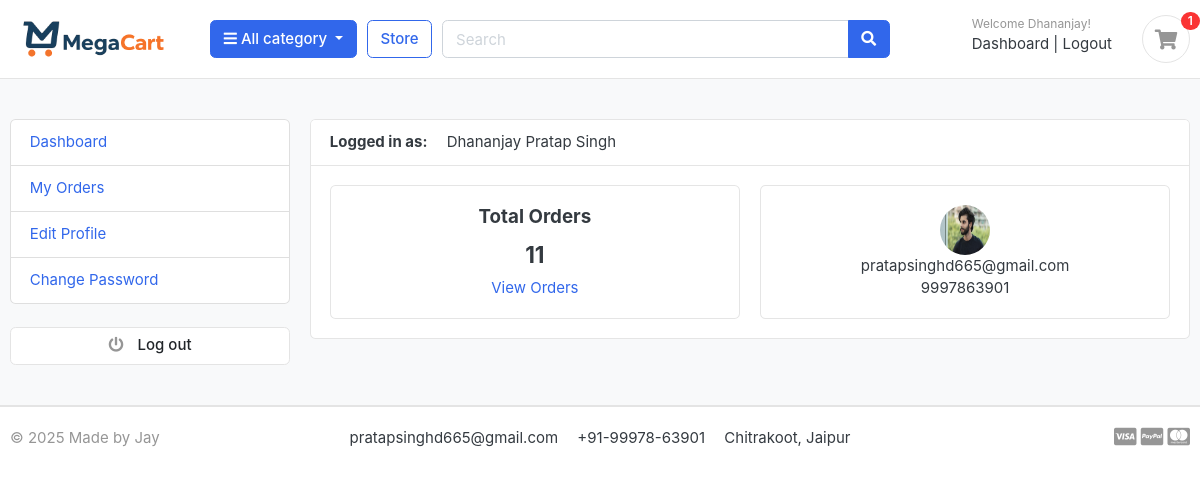
The page /accounts/dashboard/ (signed in) on the database its author committed.
### accounts/models.py (models this page shows, shortened)
class Account(AbstractBaseUser, PermissionsMixin):
    ROLE_CHOICES = (
        ('Customer', 'Customer'),
        ('Seller', 'Seller'),
        ('Admin', 'Admin'),
    )
    role = models.CharField(max_length=10, choices=ROLE_CHOICES, default='Customer')
    first_name = models.CharField(max_length=50)
    last_name = models.CharField(max_length=50)
    username = models.CharField(max_length=50, unique=True)
    email = models.EmailField(max_length=100, unique=True)
    phone_number = models.CharField(max_length=50)
    date_joined = models.DateTimeField(auto_now_add=True)
    last_login = models.DateTimeField(auto_now_add=True)
    is_admin = models.BooleanField(default=False)
    is_staff = models.BooleanField(default=False)
    is_superuser = models.BooleanField(default=False)
    is_active = models.BooleanField(default=True)
    is_superadmin = models.BooleanField(default=False)
    USERNAME_FIELD = 'email'
    REQUIRED_FIELDS = ['username', 'first_name', 'last_name']
    objects = MyAccountManager()
    def full_name(self):
        return f'{self.first_name} {self.last_name}'

class UserProfile(models.Model):
    user = models.OneToOneField(Account, on_delete=models.CASCADE)
    address_line_1 = models.CharField(blank=True, max_length=100)
    address_line_2 = models.CharField(blank=True, max_length=100)
    profile_picture = models.ImageField(upload_to='userprofile/', blank=True, default='media/default/default-user.png')
    city = models.CharField(blank=True, max_length=20)
    state = models.CharField(blank=True, max_length=20)
    country = models.CharField(blank=True, max_length=20)

### accounts/views.py (the view)
# urls.py: path('dashboard/', views.dashboard, name='dashboard'),
@login_required(login_url='login')
def dashboard(request):
    orders = Order.objects.order_by('-created_at').filter(user_id=request.user.id, is_ordered=True)
    orders_count = orders.count()
    try:
        userprofile = UserProfile.objects.get(user_id=request.user.id)
    except UserProfile.DoesNotExist:
        userprofile = None
    context = {
        'orders_count': orders_count,
        'userprofile': userprofile,
    }
    return render(request, 'accounts/dashboard.html', context)

### carts/context_processors.py (called while the page is built)
def counter(request):
    cart_count = 0
    if 'admin' in request.path:
        return {}
    else:
        try:
            cart = Cart.objects.filter(cart_id=_cart_id(request))
            if request.user.is_authenticated:
                cart_items = CartItem.objects.all().filter(user=request.user)
            else:
                cart_items = CartItem.objects.all().filter(cart=cart[:1])
            for cart_item in cart_items:
                cart_count += cart_item.quantity
        except Cart.DoesNotExist:
            cart_count = 0
    return dict(cart_count=cart_count)

### carts/views.py (called while the page is built)
def _cart_id(request):
    cart = request.session.session_key
    if not cart:
        cart = request.session.create()
    return cart

### category/context_processors.py (called while the page is built)
def menu_links(request):
    links = Category.objects.all()
    return dict(links=links)

### category/models.py (called while the page is built)
    def get_url(self):
        return reverse('products_by_category', args=[self.slug])

### templates/accounts/dashboard.html (shortened to what this page needs)
{% extends 'base.html' %}
{% block content %}
<section class="section-conten padding-y bg">
<div class="container">
	<div class="row">
	{% include 'includes/dashboard_sidebar.html' %}
	<main class="col-md-9">
		<article class="card">
		<header class="card-header">
			<strong class="d-inline-block mr-3">Logged in as:</strong>
			<span>{{user.full_name}}</span>
		</header>
		<div class="card-body">
			<div class="row">
			<div class="col-md-6">
				<div class="card" style="text-align:center;">
					<div class="card-body">
						<h5 class="card-title">Total Orders</h5>
						<h4>{{orders_count}}</h4>
						<a href="{% url 'my_orders' %}">View Orders</a>
					</div>
				</div>
			</div>
			<div class="col-md-6">
				<div class="card" style="text-align:center;">
					<div class="card-body">
						<img src="{{userprofile.profile_picture.url}}" alt="User Profile Picture" width="50" height="50" style="border-radius:50%;">
						<p class="mb-0">{{user.email}}</p>
						<p>{{user.phone_number}}</p>
					</div>
				</div>
			</div>
			</div>
		</div>
		</article>
	</main>
</div>
</div>
</section>
{% endblock %}

### templates/includes/navbar.html (shortened to what this page needs)
{% load static %}
<header class="section-header">
<section class="header-main border-bottom">
  <div class="container">
<div class="row align-items-center">
  <div class="col-lg-2 col-md-3 col-6">
    <a href="{% url 'home' %}" class="brand-wrap">
      <img class="logo" src="{% static './images/logo.png' %}">
    </a>
  </div>
  <div class="col-lg col-sm col-md col-6 flex-grow-0">
    <div class="category-wrap dropdown d-inline-block float-right">
      <button type="button" class="btn btn-primary dropdown-toggle" data-toggle="dropdown">
        <i class="fa fa-bars"></i> All category
      </button>
    </div>
  </div>
  <a href="{% url 'store' %}" class="btn btn-outline-primary">Store</a>
  <div class="col-lg  col-md-6 col-sm-12 col">
    <form action="{% url 'search' %}" class="search" method='GET'>
      <div class="input-group w-100">
          <input type="text" class="form-control" style="width:60%;" placeholder="Search" name="keyword">
          <div class="input-group-append">
            <button class="btn btn-primary" type="submit">
              <i class="fa fa-search"></i>
            </button>
          </div>
        </div>
    </form>
  </div>
  <div class="col-lg-3 col-sm-6 col-8 order-2 order-lg-3">
        <div class="d-flex justify-content-end mb-3 mb-lg-0">
          {% if user.id is None %}
          <div class="widget-header">
            <small class="title text-muted">Welcome guest!</small>
            <div>
              <a href="{% url 'login' %}">Sign in</a> <span class="dark-transp"> | </span>
              <a href="{% url 'register' %}"> Register</a>
            </div>
          </div>
          {% else %}
          <div class="widget-header">
            <small class="title text-muted">Welcome {{user.first_name}}!</small>
            <div>
              <a href="{% url 'dashboard' %}">Dashboard</a> <span class="dark-transp"> | </span>
              <a href="{% url 'logout' %}"> Logout</a>
            </div>
          </div>
          {% endif %}
          <a href="{% url 'cart' %}" class="widget-header pl-3 ml-3">
            <div class="icon icon-sm rounded-circle border"><i class="fa fa-shopping-cart"></i></div>
            <span class="badge badge-pill badge-danger notify">{{cart_count}}</span>
          </a>
        </div>
      </div>
</div>
  </div>
</section>
</header>

### MegaCart/static/css/ui.css (style rules this page uses)
html { font-family: "Inter", sans-serif; font-size: 15px; }
.icon-xs, .icon-sm, .icon-md, .icon-lg { display: inline-block; text-align: center; flex-shrink: 0; flex-grow: 0; }
.icon-sm { width: 48px; height: 48px; line-height: 48px !important; font-size: 20px; }
.padding-y { padding-top: 40px; padding-bottom: 40px; }
article:after, .form-group:after { display: block; clear: both; content: ""; }
.bg { background-color: #f8f9fa; }
p:last-child { margin-bottom: 0; }
.header-main { position: relative; padding-top: 1rem; padding-bottom: 1rem; }
.brand-wrap .logo, .navbar-brand .logo { margin-right: 7px; max-height: 42px; display: inline-block; }
.widget-header { display: inline-block; vertical-align: middle; position: relative; }
.widget-header a { color: #343a40; }
.widget-header i { color: #969696; }
.widget-header .title { display: block; }
.widget-header .notify { position: absolute; top: -3px; right: -10px; }
.notify { position: absolute; top: -4px; right: -10px; display: inline-block; padding: 0.25em 0.6em; font-size: 12px; line-height: 1; text-align: center; border-radius: 3rem; color: #fff; background-color: #fa3434; }

### rows shown on the page
Account: first_name "Dhananjay", full_name "Dhananjay Pratap Singh", email "pratapsinghd665@gmail.com", phone_number "9997863901"
UserProfile: profile_picture (picture)

### other values the page prints
{{ cart_count }} "1"
{{ orders_count }} "11"
